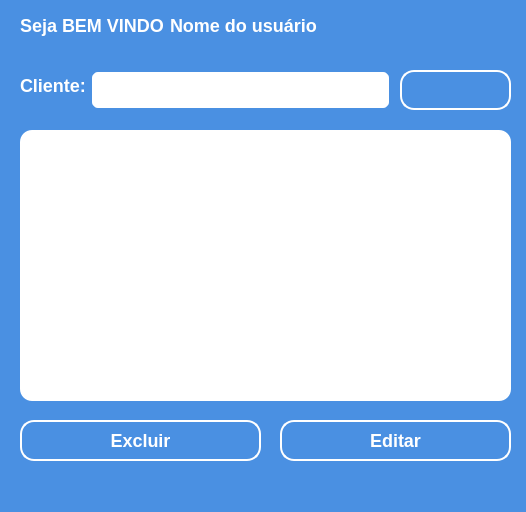
<?xml version="1.0" encoding="UTF-8"?>
<ui version="4.0">
 <class>janela_menu_nutricionista</class>
 <widget class="QMainWindow" name="janela_menu_nutricionista">
  <property name="geometry">
   <rect>
    <x>0</x>
    <y>0</y>
    <width>526</width>
    <height>512</height>
   </rect>
  </property>
  <property name="windowTitle">
   <string>MainWindow</string>
  </property>
  <property name="styleSheet">
   <string notr="true">*{
	background-color: #4A90E2;
}

QLabel{
	font-family: &quot;Segoe UI&quot;;
	font-weight: bold;
	font-size: 18px;
    color: #fff;
}

QLineEdit{
    background: #ffffff;
    border: 2px solid #4A90E2;
    border-radius: 8px;
    padding: 5px 10px;

    font-family: &quot;Segoe UI&quot;;
    font-weight: bold;
    font-size: 16px;
    color: #333333;
}

QLineEdit:focus{
    border-color: #53A3FF;
    background: #E6F7FF; 
}

QLineEdit:disabled {
    background: #f0f0f0;
    border: 2px solid #cccccc;
    color: #999999;
}

QPushButton{
    background: #4A90E2;
    border: 2px solid #fff;
    border-radius: 14px;
    padding: 10px 20px;

	font-family: &quot;Segoe UI&quot;;
	font-weight: bold;
	font-size: 18px;
    color: #fff;
}

QPushButton:hover{
    background: #53A3FF;
    border: 2px solid #fff;
    border-radius: 12px;
    padding: 10px 20px;
}

QTableWidget {
    background-color: #ffffff; 	/* Define a cor de fundo do QTableWidget como branco */
    border-radius: 12px; /* Arredonda os cantos do QTableWidget em 8px */
    gridline-color: #cccccc; /* Define a cor das linhas da grade no QTableWidget */
    font-family: &quot;Segoe UI&quot;; /* Define a fonte do texto no QTableWidget */
    font-weight: bold; /* Define o peso da fonte como negrito */
    font-size: 16px; /* Define o tamanho da fonte como 16px */
    color: #333333; /* Define a cor do texto como cinza escuro */
}

QTableWidget::item {
    border: none; /* Remove as bordas dos itens individuais no QTableWidget */
    font-family: &quot;Segoe UI&quot;; /* Define a fonte do texto dos itens */
    font-size: 18px; /* Define o tamanho da fonte dos itens como 16px */
    color: #333333; /* Define a cor do texto dos itens como cinza escuro */
}

QTableWidget::item:selected {
    background-color: #4A90E2; /* Define a cor de fundo do item selecionado como azul */
    color: #ffffff; /* Define a cor do texto do item selecionado como branco */
}

QHeaderView::section {
    background-color: #4A90E2; /* Define a cor de fundo das seções do cabeçalho como azul */
    border: 1px solid #ffffff; /* Adiciona uma borda branca de 1px ao redor das seções do cabeçalho */
    font-family: &quot;Segoe UI&quot;; /* Define a fonte do texto do cabeçalho */
    font-size: 16px; /* Define o tamanho da fonte do cabeçalho como 16px */
    color: #ffffff; /* Define a cor do texto do cabeçalho como branco */
    text-align: center; /* Centraliza o texto no cabeçalho */
}

QHeaderView::section:hover {
    background-color: #53A3FF; /* Altera a cor de fundo da seção do cabeçalho ao passar o mouse */
}

QHeaderView {
    background-color: #4A90E2; /* Define a cor de fundo geral do QHeaderView como azul */
    border: none; /* Remove as bordas do QHeaderView */
    font-family: &quot;Segoe UI&quot;; /* Define a fonte do texto no QHeaderView */
    font-weight: bold; /* Define o texto como negrito */
    font-size: 16px; /* Define o tamanho da fonte no QHeaderView como 16px */
    color: #ffffff; /* Define a cor do texto no QHeaderView como branco */
}

QTableCornerButton::section {
    background-color: #4A90E2; /* Define a cor de fundo do botão no canto superior esquerdo da tabela como azul */
    border: 1px solid #ffffff; /* Adiciona uma borda branca de 1px ao botão do canto */
}
</string>
  </property>
  <widget class="QWidget" name="centralwidget">
   <widget class="QLabel" name="_txt_bemvindo">
    <property name="geometry">
     <rect>
      <x>20</x>
      <y>10</y>
      <width>151</width>
      <height>31</height>
     </rect>
    </property>
    <property name="text">
     <string>Seja BEM VINDO</string>
    </property>
   </widget>
   <widget class="QLabel" name="_txt_nome">
    <property name="geometry">
     <rect>
      <x>170</x>
      <y>10</y>
      <width>341</width>
      <height>31</height>
     </rect>
    </property>
    <property name="text">
     <string>Nome do usuário</string>
    </property>
   </widget>
   <widget class="QLabel" name="_txt_cliente">
    <property name="geometry">
     <rect>
      <x>20</x>
      <y>70</y>
      <width>81</width>
      <height>31</height>
     </rect>
    </property>
    <property name="text">
     <string>Cliente:</string>
    </property>
   </widget>
   <widget class="QLineEdit" name="_line_pesquisa">
    <property name="geometry">
     <rect>
      <x>90</x>
      <y>70</y>
      <width>301</width>
      <height>40</height>
     </rect>
    </property>
   </widget>
   <widget class="QPushButton" name="_btn_pesquisar">
    <property name="geometry">
     <rect>
      <x>400</x>
      <y>70</y>
      <width>111</width>
      <height>40</height>
     </rect>
    </property>
    <property name="cursor">
     <cursorShape>PointingHandCursor</cursorShape>
    </property>
    <property name="text">
     <string/>
    </property>
    <property name="icon">
     <iconset resource="recursos.qrc">
      <normaloff>:/img/Imagens/imagem_search.png</normaloff>:/img/Imagens/imagem_search.png</iconset>
    </property>
   </widget>
   <widget class="QLabel" name="_txt_imagem">
    <property name="geometry">
     <rect>
      <x>470</x>
      <y>10</y>
      <width>41</width>
      <height>41</height>
     </rect>
    </property>
    <property name="text">
     <string/>
    </property>
    <property name="pixmap">
     <pixmap resource="recursos.qrc">:/img/Imagens/imagem_food.png</pixmap>
    </property>
    <property name="scaledContents">
     <bool>true</bool>
    </property>
   </widget>
   <widget class="QTableWidget" name="_tw_clientes">
    <property name="geometry">
     <rect>
      <x>20</x>
      <y>130</y>
      <width>491</width>
      <height>271</height>
     </rect>
    </property>
   </widget>
   <widget class="QPushButton" name="_btn_excluir">
    <property name="geometry">
     <rect>
      <x>20</x>
      <y>420</y>
      <width>241</width>
      <height>41</height>
     </rect>
    </property>
    <property name="cursor">
     <cursorShape>PointingHandCursor</cursorShape>
    </property>
    <property name="text">
     <string>Excluir</string>
    </property>
   </widget>
   <widget class="QPushButton" name="_btn_editar">
    <property name="geometry">
     <rect>
      <x>280</x>
      <y>420</y>
      <width>231</width>
      <height>41</height>
     </rect>
    </property>
    <property name="cursor">
     <cursorShape>PointingHandCursor</cursorShape>
    </property>
    <property name="text">
     <string>Editar</string>
    </property>
   </widget>
  </widget>
  <widget class="QMenuBar" name="menubar">
   <property name="geometry">
    <rect>
     <x>0</x>
     <y>0</y>
     <width>526</width>
     <height>21</height>
    </rect>
   </property>
  </widget>
  <widget class="QStatusBar" name="statusbar"/>
 </widget>
 <resources>
  <include location="recursos.qrc"/>
 </resources>
 <connections/>
</ui>
